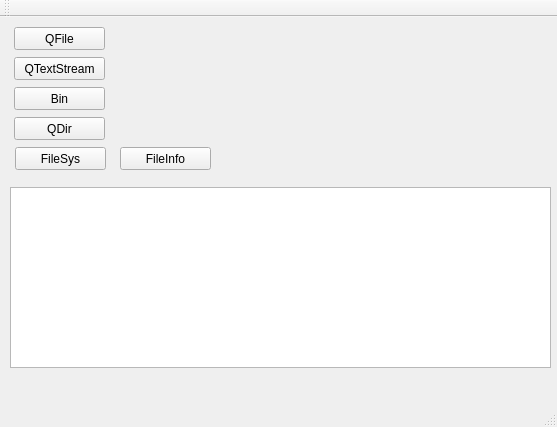
<?xml version="1.0" encoding="UTF-8"?>
<ui version="4.0">
 <class>MainWindow</class>
 <widget class="QMainWindow" name="MainWindow">
  <property name="geometry">
   <rect>
    <x>0</x>
    <y>0</y>
    <width>557</width>
    <height>427</height>
   </rect>
  </property>
  <property name="windowTitle">
   <string>MainWindow</string>
  </property>
  <widget class="QWidget" name="centralWidget">
   <widget class="QPushButton" name="QFile">
    <property name="geometry">
     <rect>
      <x>14</x>
      <y>10</y>
      <width>91</width>
      <height>23</height>
     </rect>
    </property>
    <property name="text">
     <string>QFile</string>
    </property>
   </widget>
   <widget class="QPushButton" name="QTextSteam">
    <property name="geometry">
     <rect>
      <x>14</x>
      <y>40</y>
      <width>91</width>
      <height>23</height>
     </rect>
    </property>
    <property name="text">
     <string>QTextStream</string>
    </property>
   </widget>
   <widget class="QPushButton" name="Bin">
    <property name="geometry">
     <rect>
      <x>14</x>
      <y>70</y>
      <width>91</width>
      <height>23</height>
     </rect>
    </property>
    <property name="text">
     <string>Bin</string>
    </property>
   </widget>
   <widget class="QPushButton" name="QDir">
    <property name="geometry">
     <rect>
      <x>14</x>
      <y>100</y>
      <width>91</width>
      <height>23</height>
     </rect>
    </property>
    <property name="text">
     <string>QDir</string>
    </property>
   </widget>
   <widget class="QTextEdit" name="textEdit">
    <property name="geometry">
     <rect>
      <x>10</x>
      <y>170</y>
      <width>541</width>
      <height>181</height>
     </rect>
    </property>
   </widget>
   <widget class="QPushButton" name="FileSys">
    <property name="geometry">
     <rect>
      <x>15</x>
      <y>130</y>
      <width>91</width>
      <height>23</height>
     </rect>
    </property>
    <property name="text">
     <string>FileSys</string>
    </property>
   </widget>
   <widget class="QPushButton" name="FileInfo">
    <property name="geometry">
     <rect>
      <x>120</x>
      <y>130</y>
      <width>91</width>
      <height>23</height>
     </rect>
    </property>
    <property name="text">
     <string>FileInfo</string>
    </property>
   </widget>
  </widget>
  <widget class="QMenuBar" name="menuBar">
   <property name="geometry">
    <rect>
     <x>0</x>
     <y>0</y>
     <width>557</width>
     <height>23</height>
    </rect>
   </property>
  </widget>
  <widget class="QToolBar" name="mainToolBar">
   <attribute name="toolBarArea">
    <enum>TopToolBarArea</enum>
   </attribute>
   <attribute name="toolBarBreak">
    <bool>false</bool>
   </attribute>
  </widget>
  <widget class="QStatusBar" name="statusBar"/>
 </widget>
 <layoutdefault spacing="6" margin="11"/>
 <resources/>
 <connections/>
</ui>
